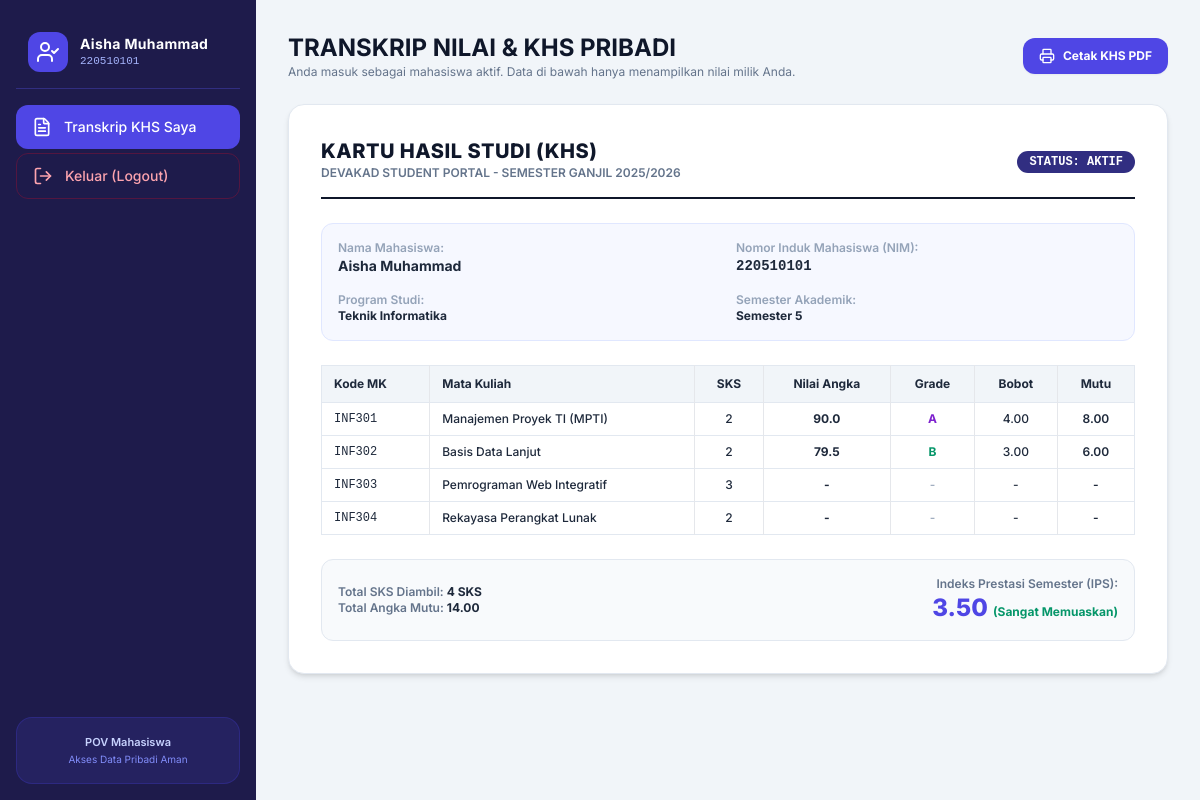
The page /portal_mhs.php (signed in) on the database its author committed.
### tables this page shows
CREATE TABLE `mahasiswa` (
  `id` int(11) NOT NULL,
  `nim` varchar(20) NOT NULL,
  `nama` varchar(100) NOT NULL,
  `prodi` varchar(50) NOT NULL,
  `semester` varchar(20) NOT NULL,
  `status` enum('AKTIF','NON-AKTIF') DEFAULT 'AKTIF',
  `password` varchar(50) DEFAULT '123456'
);

CREATE TABLE `nilai` (
  `id` int(11) NOT NULL,
  `mahasiswa_id` int(11) NOT NULL,
  `matkul_id` int(11) NOT NULL,
  `tugas` float DEFAULT 0,
  `uts` float DEFAULT 0,
  `uas` float DEFAULT 0,
  `nilai_akhir` float DEFAULT 0,
  `grade` varchar(2) DEFAULT 'E',
  `status` varchar(20) DEFAULT 'MENGULANG'
);

CREATE TABLE `mata_kuliah` (
  `id` int(11) NOT NULL,
  `kode_mk` varchar(10) NOT NULL,
  `nama_mk` varchar(100) NOT NULL,
  `sks` int(11) NOT NULL
);

### portal_mhs.php (the view, shortened to what this page needs)
<?php
include 'koneksi.php';
$error = "";
$is_logged_in = isset($_SESSION['portal_mhs_id']);
$selected_mhs_id = $is_logged_in ? $_SESSION['portal_mhs_id'] : 0;
$detail_mhs = null;
$result_khs = null;
if ($is_logged_in) {
    $detail_mhs = mysqli_fetch_assoc(mysqli_query($koneksi, "SELECT * FROM mahasiswa WHERE id = '$selected_mhs_id'"));
    $query_khs = "
        SELECT mk.kode_mk, mk.nama_mk, mk.sks,
               n.tugas, n.uts, n.uas, n.nilai_akhir, n.grade, n.status
        FROM mata_kuliah mk
        LEFT JOIN nilai n ON mk.id = n.matkul_id AND n.mahasiswa_id = '$selected_mhs_id'
        ORDER BY mk.kode_mk ASC
    ";
    $result_khs = mysqli_query($koneksi, $query_khs);
}
?>
<!DOCTYPE html>
<html lang="id">
<head>
  <script src="https://cdn.tailwindcss.com"></script>
</head>
<body class="bg-slate-100 min-h-screen text-slate-800 flex">
  <?php if (!$is_logged_in): ?>
    <div class="min-h-screen w-full flex items-center justify-center p-4 bg-slate-900">
      <div class="bg-white rounded-3xl max-w-md w-full p-8 space-y-6 shadow-2xl border border-slate-800">
        <div class="text-center space-y-2">
          <div class="w-14 h-14 bg-indigo-600 text-white rounded-2xl flex items-center justify-center mx-auto shadow-lg shadow-indigo-500/30">
            <i data-lucide="graduation-cap" class="w-8 h-8"></i>
          </div>
          <h2 class="text-2xl font-extrabold text-slate-900">Portal Mahasiswa</h2>
          <p class="text-xs text-slate-500">Masukkan NIM Anda untuk melihat transkrip nilai resmi.</p>
        </div>
        <?php if ($error != ""): ?>
          <div class="bg-rose-50 border border-rose-200 text-rose-600 text-xs p-3 rounded-xl font-medium text-center">
            <?php echo $error; ?>
          </div>
        <?php endif; ?>
        <form method="POST" action="portal_mhs.php" class="space-y-4 text-xs">
          <div>
            <label class="block font-bold text-slate-700 mb-1">Nomor Induk Mahasiswa (NIM)</label>
            <input type="text" name="nim" required placeholder="Contoh: 220510101" class="w-full bg-slate-50 border border-slate-200 rounded-xl p-3 font-mono font-bold text-slate-800 focus:ring-2 focus:ring-indigo-500 focus:bg-white outline-none">
          </div>
          <button type="submit" name="login_mhs" class="w-full bg-indigo-600 hover:bg-indigo-700 text-white py-3 rounded-xl font-bold transition shadow-md shadow-indigo-600/20">
            Masuk ke Portal
          </button>
        </form>
        <div class="pt-4 border-t border-slate-100 text-center">
          <a href="index.php" class="text-xs font-semibold text-slate-500 hover:text-indigo-600 transition flex items-center justify-center gap-1.5">
            <i data-lucide="arrow-left" class="w-4 h-4"></i> Kembali ke Dashboard Dosen
          </a>
        </div>
      </div>
    </div>
  <?php else: ?>
    <aside class="w-64 bg-indigo-950 text-white flex flex-col justify-between p-4 min-h-screen shrink-0">
      <div>
        <div class="flex items-center gap-3 px-3 py-4 mb-4 border-b border-indigo-900">
          <div class="bg-indigo-600 p-2 rounded-xl text-white">
            <i data-lucide="user-check" class="w-6 h-6"></i>
          </div>
          <div>
            <h1 class="font-bold text-sm leading-tight tracking-wide truncate max-w-[130px]"><?php echo $detail_mhs['nama']; ?></h1>
            <p class="text-[11px] text-indigo-300 font-mono"><?php echo $detail_mhs['nim']; ?></p>
          </div>
        </div>
        <nav class="space-y-1">
          <a href="portal_mhs.php" class="w-full flex items-center gap-3 px-4 py-3 rounded-xl bg-indigo-600 text-white font-medium text-sm transition">
            <i data-lucide="file-text" class="w-5 h-5"></i> Transkrip KHS Saya
          </a>
          <a href="portal_mhs.php?logout=true" class="w-full flex items-center gap-3 px-4 py-3 rounded-xl text-rose-300 hover:bg-rose-950/50 hover:text-rose-200 font-medium text-sm transition mt-6 border border-rose-900/50">
            <i data-lucide="log-out" class="w-5 h-5"></i> Keluar (Logout)
          </a>
        </nav>
      </div>
      <div class="bg-indigo-900/40 p-4 rounded-2xl border border-indigo-800/50 text-center">
        <p class="text-[11px] text-indigo-200 font-semibold">POV Mahasiswa</p>
        <p class="text-[10px] text-indigo-400 mt-0.5">Akses Data Pribadi Aman</p>
      </div>
    </aside>
    <main class="flex-1 p-8 overflow-y-auto space-y-6">
      <div class="flex flex-col md:flex-row md:items-center justify-between gap-4">
        <div>
          <h2 class="text-2xl font-bold text-slate-900">TRANSKRIP NILAI & KHS PRIBADI</h2>
          <p class="text-xs text-slate-500">Anda masuk sebagai mahasiswa aktif. Data di bawah hanya menampilkan nilai milik Anda.</p>
        </div>
        <button onclick="window.print()" class="bg-indigo-600 hover:bg-indigo-700 text-white px-4 py-2.5 rounded-xl text-xs font-bold shadow-sm transition flex items-center gap-2">
          <i data-lucide="printer" class="w-4 h-4"></i> Cetak KHS PDF
        </button>
      </div>
      <div id="printable-portal" class="bg-white p-8 rounded-2xl border border-slate-200 shadow-md space-y-6 max-w-4xl mx-auto text-slate-800">
        <div class="flex items-center justify-between border-b-2 border-slate-900 pb-4">
          <div>
            <h3 class="text-xl font-extrabold tracking-wide uppercase text-slate-900">KARTU HASIL STUDI (KHS)</h3>
            <p class="text-xs font-semibold text-slate-500">DEVAKAD STUDENT PORTAL - SEMESTER GANJIL 2025/2026</p>
          </div>
          <div class="text-right">
            <span class="text-xs bg-indigo-900 text-white px-3 py-1 rounded-full font-mono font-bold">STATUS: <?php echo $detail_mhs['status']; ?></span>
          </div>
        </div>
        <div class="grid grid-cols-2 gap-4 text-xs bg-indigo-50/50 p-4 rounded-xl border border-indigo-100">
          <div>
            <p class="text-slate-400 font-semibold">Nama Mahasiswa:</p>
            <p class="font-bold text-slate-800 text-sm"><?php echo $detail_mhs['nama']; ?></p>
          </div>
          <div>
            <p class="text-slate-400 font-semibold">Nomor Induk Mahasiswa (NIM):</p>
            <p class="font-mono font-bold text-slate-800 text-sm"><?php echo $detail_mhs['nim']; ?></p>
          </div>
          <div>
            <p class="text-slate-400 font-semibold">Program Studi:</p>
            <p class="font-bold text-slate-800"><?php echo $detail_mhs['prodi']; ?></p>
          </div>
          <div>
            <p class="text-slate-400 font-semibold">Semester Akademik:</p>
            <p class="font-bold text-slate-800"><?php echo $detail_mhs['semester']; ?></p>
          </div>
        </div>
        <table class="w-full text-left text-xs border border-slate-200">
          <thead class="bg-slate-100 text-slate-800 font-bold border-b border-slate-200">
            <tr>
              <th class="py-2.5 px-3 border-r">Kode MK</th>
              <th class="py-2.5 px-3 border-r">Mata Kuliah</th>
              <th class="py-2.5 px-3 border-r text-center">SKS</th>
              <th class="py-2.5 px-3 border-r text-center">Nilai Angka</th>
              <th class="py-2.5 px-3 border-r text-center">Grade</th>
              <th class="py-2.5 px-3 border-r text-center">Bobot</th>
              <th class="py-2.5 px-3 text-center">Mutu</th>
            </tr>
          </thead>
          <tbody class="divide-y divide-slate-200 font-medium">
            <?php
            $total_sks  = 0;
            $total_mutu = 0;
            while ($row = mysqli_fetch_assoc($result_khs)) {
                $sks   = intval($row['sks']);
                $akhir = $row['nilai_akhir'] !== null ? $row['nilai_akhir'] : 0;
                $grade = $row['grade'] !== null ? $row['grade'] : '-';
                $bobot = 0.0;
                if ($grade == 'A') $bobot = 4.0;
                elseif ($grade == 'B') $bobot = 3.0;
                elseif ($grade == 'C') $bobot = 2.0;
                elseif ($grade == 'D') $bobot = 1.0;
                $mutu = ($grade != '-') ? ($sks * $bobot) : 0;
                if ($grade != '-') {
                    $total_sks  += $sks;
                    $total_mutu += $mutu;
                }
                $gradeColor = 'text-slate-400';
                if ($grade == 'A') $gradeColor = 'text-purple-700 font-bold';
                elseif ($grade == 'B') $gradeColor = 'text-emerald-600 font-bold';
                elseif ($grade == 'C') $gradeColor = 'text-blue-600 font-bold';
                elseif ($grade == 'D') $gradeColor = 'text-amber-600 font-bold';
                elseif ($grade == 'E') $gradeColor = 'text-rose-600 font-bold';
                ?>
                <tr>
                  <td class="py-2 px-3 border-r font-mono"><?php echo $row['kode_mk']; ?></td>
                  <td class="py-2 px-3 border-r"><?php echo $row['nama_mk']; ?></td>
                  <td class="py-2 px-3 border-r text-center"><?php echo $sks; ?></td>
                  <td class="py-2 px-3 border-r text-center font-bold"><?php echo ($grade != '-') ? number_format($akhir, 1) : '-'; ?></td>
                  <td class="py-2 px-3 border-r text-center <?php echo $gradeColor; ?>"><?php echo $grade; ?></td>
                  <td class="py-2 px-3 border-r text-center"><?php echo ($grade != '-') ? number_format($bobot, 2) : '-'; ?></td>
                  <td class="py-2 px-3 text-center font-semibold"><?php echo ($grade != '-') ? number_format($mutu, 2) : '-'; ?></td>
                </tr>
                <?php
            }
            $ips = ($total_sks > 0) ? ($total_mutu / $total_sks) : 0.00;
            $predikat = "Kurang";
            if ($ips >= 3.51) $predikat = "Dengan Pujian (Cumlaude)";
            elseif ($ips >= 3.01) $predikat = "Sangat Memuaskan";
            elseif ($ips >= 2.51) $predikat = "Memuaskan";
            elseif ($ips >= 2.00) $predikat = "Cukup";
            ?>
          </tbody>
        </table>
        <div class="flex flex-col sm:flex-row sm:justify-between sm:items-center gap-4 bg-slate-50 p-4 rounded-xl border border-slate-200">
          <div>
            <p class="text-xs text-slate-500 font-semibold">Total SKS Diambil: <span class="text-slate-800 font-bold"><?php echo $total_sks; ?> SKS</span></p>
            <p class="text-xs text-slate-500 font-semibold">Total Angka Mutu: <span class="text-slate-800 font-bold"><?php echo number_format($total_mutu, 2); ?></span></p>
          </div>
          <div class="sm:text-right">
            <p class="text-xs text-slate-500 font-semibold">Indeks Prestasi Semester (IPS):</p>
            <p class="text-2xl font-extrabold text-indigo-600">
              <?php echo number_format($ips, 2); ?>
              <span class="text-xs font-bold text-emerald-600">(<?php echo $predikat; ?>)</span>
            </p>
          </div>
        </div>
      </div>
    </main>
  <?php endif; ?>
</body>
</html>

### portal_mhs.php (style rules this page uses)
body { font-family: 'Inter', sans-serif; }

### rows shown on the page
mahasiswa: nama "Aisha Muhammad", nim "220510101", status "AKTIF", prodi "Teknik Informatika", semester "Semester 5"
nilai: matkul.kode_mk "INF301", matkul.nama_mk "Manajemen Proyek TI (MPTI)", matkul.sks "2", nilai_akhir "90.0", grade "A", grade "4.00", grade.sks "8.00"
nilai: matkul.kode_mk "INF302", matkul.nama_mk "Basis Data Lanjut", matkul.sks "2", nilai_akhir "79.5", grade "B", grade "3.00", grade.sks "6.00"
mata_kuliah: kode_mk "INF303", nama_mk "Pemrograman Web Integratif", sks "3", grade "-"
mata_kuliah: kode_mk "INF304", nama_mk "Rekayasa Perangkat Lunak", sks "2", grade "-"

### other values the page prints
$total_sks "4"
$total_mutu "14.00"
$ips "3.50"
$predikat "Sangat Memuaskan"
